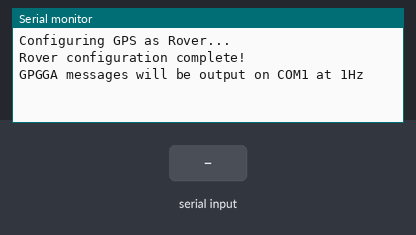
The sketch below on a simulated Arduino Uno, built with avr-gcc and run on an emulated ATmega328P. Parts: the last lines printed to the serial monitor. Inputs (shaded band) come from the test bench.

Above: at 6.2 s.
6.3 s: "1" received over the second serial link
At 7.2 s:
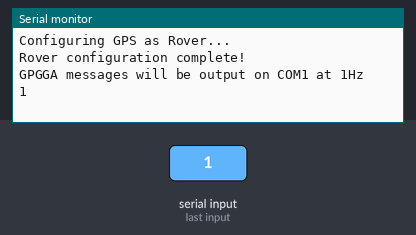
7.8 s: "0" received over the second serial link
At 8.3 s:
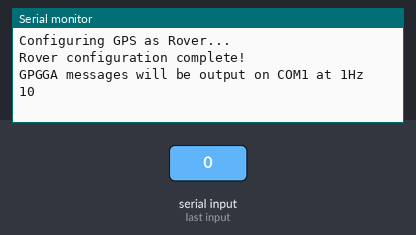

Measured:
- after the input at 6.3 s, the serial monitor: prints a new line at once (image 1)
- after the input at 7.8 s, the serial monitor: prints a new line at once (image 2)

The sketch:

gps_rover.ino
```cpp
#include <SoftwareSerial.h>

SoftwareSerial gpsSerial(4, 5); // D4 = RX, D5 = TX

void setup() {
  Serial.begin(115200);
  gpsSerial.begin(115200);

  delay(3000);
  Serial.println("Configuring GPS as Rover...");

  configureRoverSimple();
}

void loop() {
  // Forward all GPS data to Serial Monitor
  if (gpsSerial.available()) {
    Serial.write(gpsSerial.read());
  }

  // Send commands from Serial Monitor to GPS
  if (Serial.available()) {
    gpsSerial.write(Serial.read());
  }
}

void configureRoverSimple() {
  // Basic rover configuration with GPGGA output
  //gpsSerial.println("MODE ROVER");
  delay(1000);
    gpsSerial.println("unlog com1");
    gpsSerial.println("unlog com2");
  //gpsSerial.println("GPGGA COM2 0.1");
    gpsSerial.println("GPGGA COM1 1");
   gpsSerial.println("GPGGA COM2 0.5");

  delay(1000);


  Serial.println("Rover configuration complete!");
  Serial.println("GPGGA messages will be output on COM1 at 1Hz");
}
```
